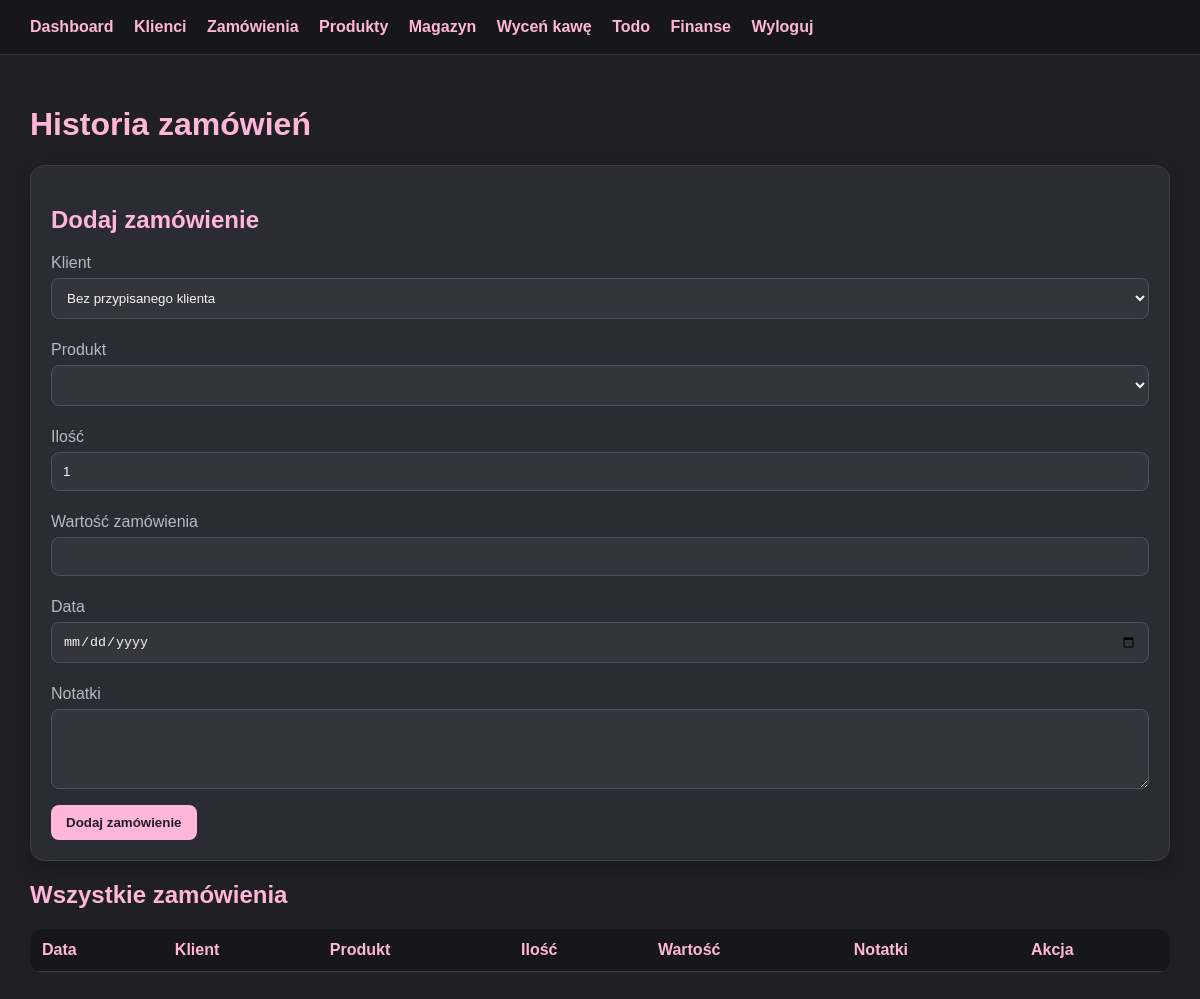
The page /orders (signed in) on the database as committed earlier.
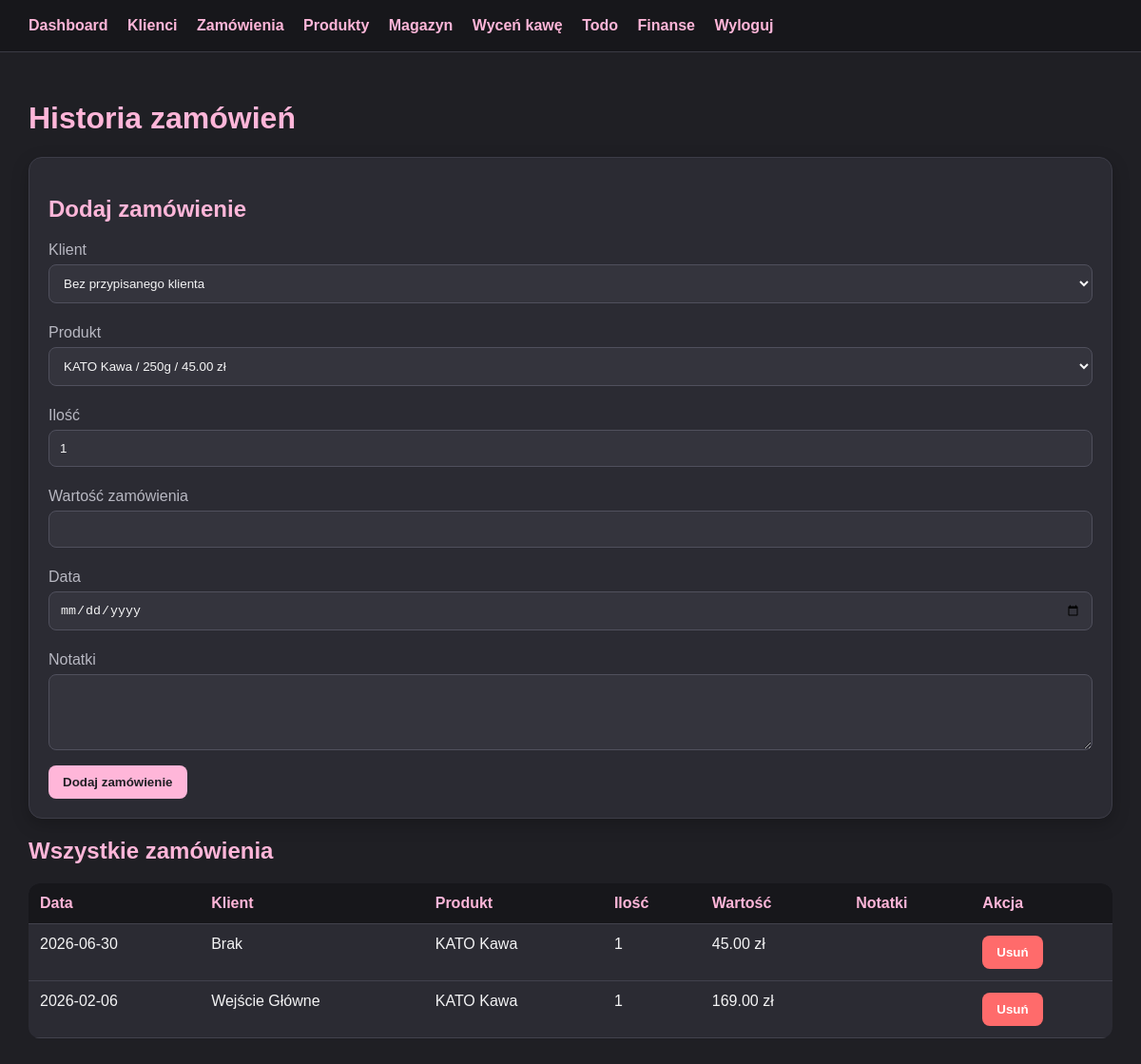
The same page on the database as committed later.
### tables this page shows
CREATE TABLE orders (
            id INTEGER PRIMARY KEY AUTOINCREMENT,
            client_id INTEGER,
            product_name TEXT NOT NULL,
            quantity INTEGER NOT NULL,
            total REAL NOT NULL,
            order_date TEXT NOT NULL,
            notes TEXT,
            FOREIGN KEY(client_id) REFERENCES clients(id)
        );

CREATE TABLE clients (
            id INTEGER PRIMARY KEY AUTOINCREMENT,
            type TEXT NOT NULL,
            name TEXT NOT NULL,
            company TEXT,
            nip TEXT,
            email TEXT,
            phone TEXT,
            address TEXT,
            notes TEXT
        );

### app.py (the view, shortened to what this page needs)
@app.route("/orders", methods=["GET", "POST"])
@login_required
def orders():
    conn = get_db()
    orders_list = conn.execute("""
        SELECT orders.*, clients.name AS client_name, clients.company AS client_company
        FROM orders
        LEFT JOIN clients ON orders.client_id = clients.id
        ORDER BY orders.order_date DESC, orders.id DESC
    """).fetchall()
    clients_list = conn.execute("SELECT * FROM clients ORDER BY name").fetchall()
    products_list = conn.execute("SELECT * FROM products ORDER BY name").fetchall()
    conn.close()
    return render_template("orders.html", orders=orders_list, clients=clients_list, products=products_list)

### app.py (called while the page is built)
def get_db():
    conn = sqlite3.connect(DB_NAME)
    conn.row_factory = sqlite3.Row
    return conn

def login_required(function):
    @wraps(function)
    def wrapper(*args, **kwargs):
        if not session.get("logged_in"):
            return redirect(url_for("login"))
        return function(*args, **kwargs)
    return wrapper

### templates/orders.html (shortened to what this page needs)
{% extends "base.html" %}
{% block content %}
<h1>Historia zamówień</h1>
<div class="card">
    <h2>Dodaj zamówienie</h2>
    <form method="post">
        <label>Klient</label>
        <select name="client_id">
            <option value="">Bez przypisanego klienta</option>
        </select>
        <label>Produkt</label>
        <select name="product_name" required>
            {% for product in products %}
            <option value="{{ product['name'] }}">
                {{ product["name"] }} / {{ product["weight"] }} / {{ "%.2f"|format(product["price"]) }} zł
            </option>
            {% endfor %}
        </select>
        <label>Ilość</label>
        <input name="quantity" type="number" value="1" required>
        <label>Wartość zamówienia</label>
        <input name="total" type="number" step="0.01" required>
        <label>Data</label>
        <input name="order_date" type="date">
        <label>Notatki</label>
        <textarea name="notes"></textarea>
        <button type="submit">Dodaj zamówienie</button>
    </form>
</div>
<h2>Wszystkie zamówienia</h2>
<table>
    <tr>
        <th>Data</th>
        <th>Klient</th>
        <th>Produkt</th>
        <th>Ilość</th>
        <th>Wartość</th>
        <th>Notatki</th>
        <th>Akcja</th>
    </tr>
    {% for order in orders %}
    <tr>
        <td>{{ order["order_date"] }}</td>
        <td>{{ order["client_name"] or "Brak" }}</td>
        <td>{{ order["product_name"] }}</td>
        <td>{{ order["quantity"] }}</td>
        <td>{{ "%.2f"|format(order["total"]) }} zł</td>
        <td>{{ order["notes"] }}</td>
        <td>
            <form method="post" action="/orders/delete/{{ order['id'] }}">
                <button class="delete" type="submit">Usuń</button>
            </form>
        </td>
    </tr>
    {% endfor %}
</table>
{% endblock %}

Rows that differ between the two databases and show on the page:
added orders: order_date "2026-06-30", order "Brak", product_name "KATO Kawa", quantity "1", total "45.00"
added orders: order_date "2026-02-06", name "Wejście Główne", product_name "KATO Kawa", quantity "1", total "169.00"
Other text that changed with them:
form field product_name: (not shown) → "KATO Kawa / 250g / 45.00 zł"
